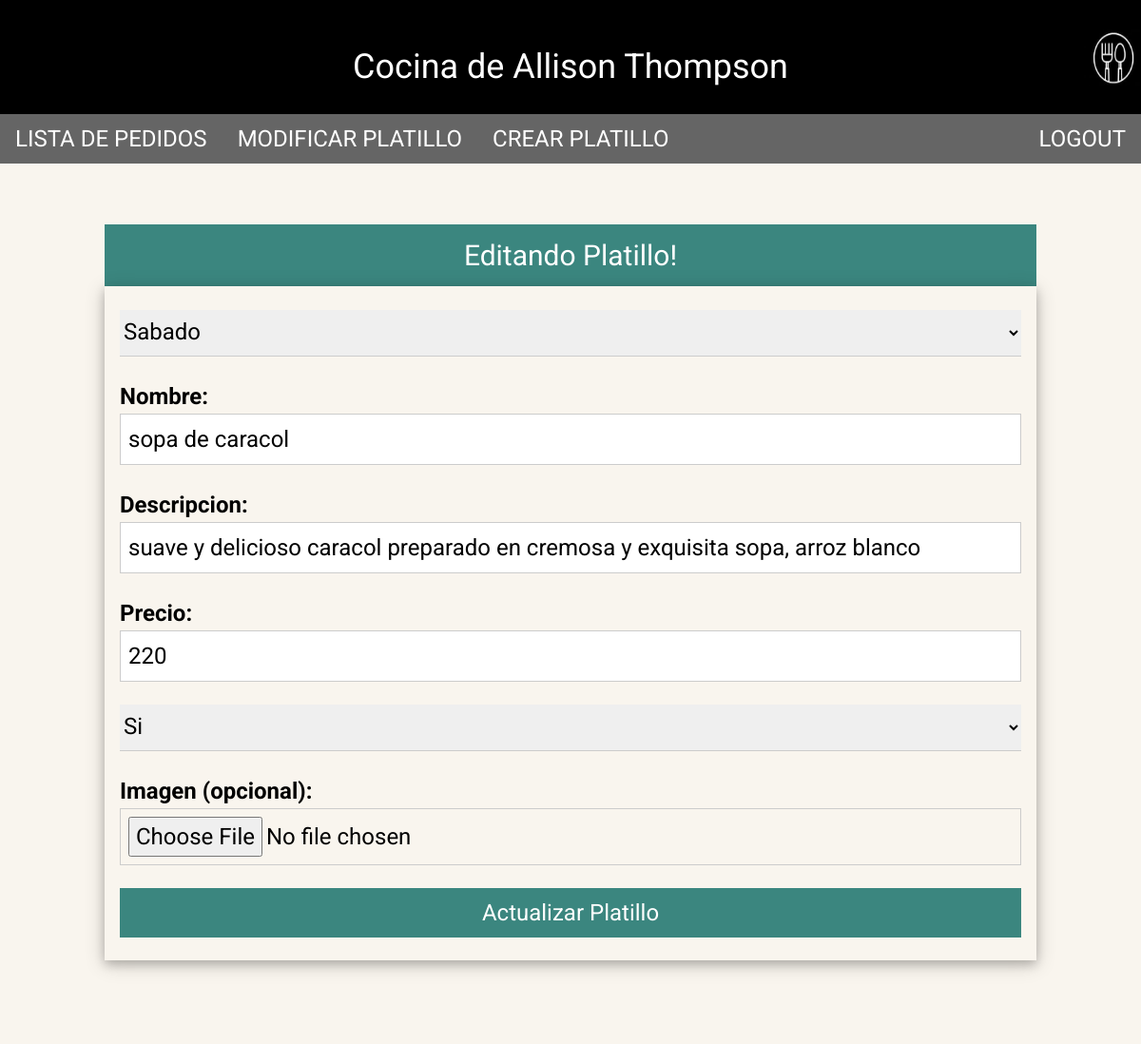
Before: /php/edit_platillo_form.php?id=18 (signed in) with the older database file.
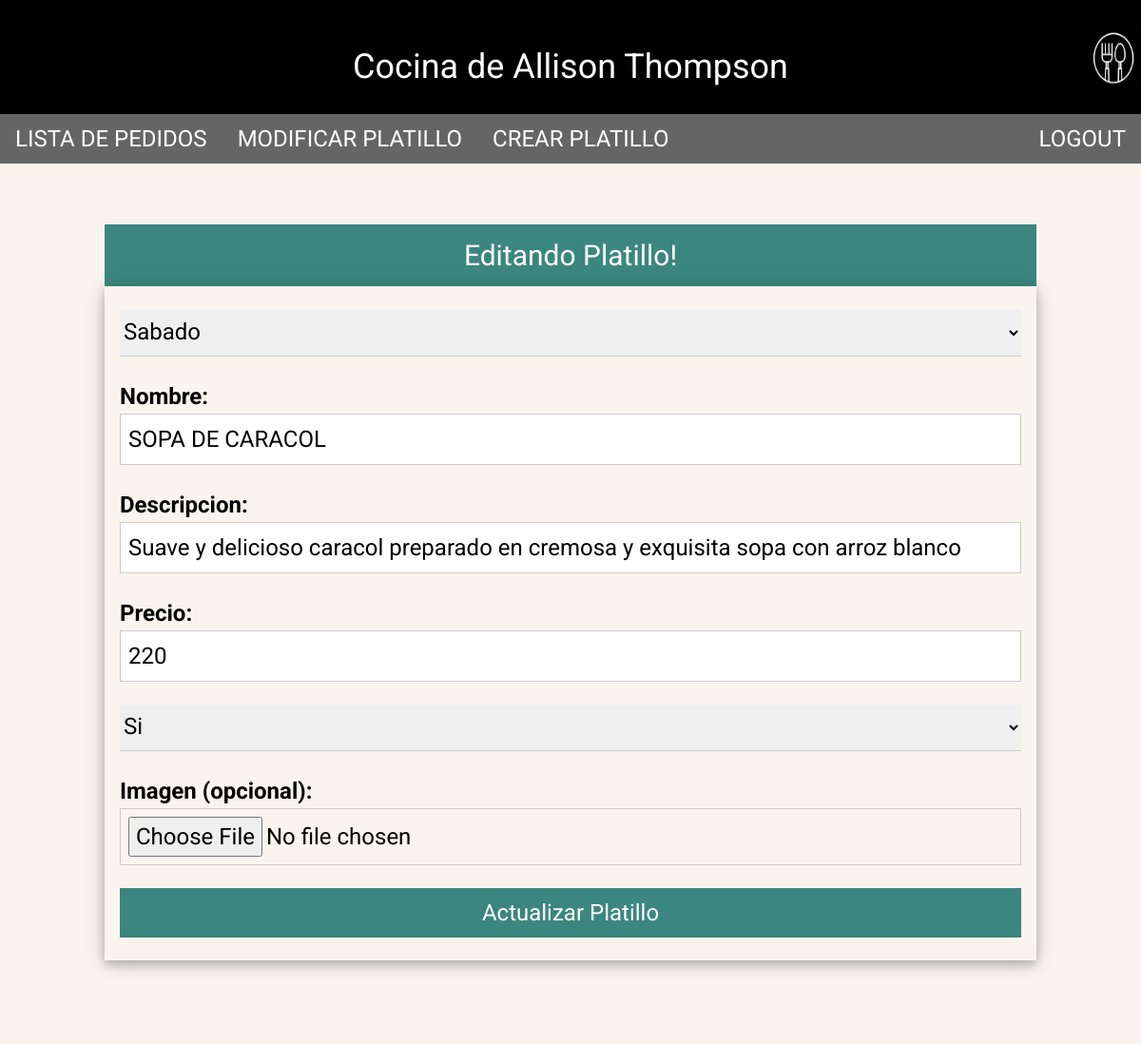
After: the same page with the newer database file.
### tables this page shows
CREATE TABLE `platillos` (
  `id` int(11) NOT NULL,
  `day` tinyint(4) NOT NULL,
  `nombre` varchar(64) NOT NULL,
  `descripcion` text NOT NULL,
  `precio` float NOT NULL,
  `imagen_path` varchar(64) NOT NULL,
  `visible` tinyint(4) NOT NULL
);

### php/ConsultaBD.php (called while the page is built, shortened)
<?php
	function consultaBD($consulta) {
		$conexion  = mysqli_connect(cServidor,cUsuario,cClave,cBd);
		$resultado = mysqli_query($conexion,$consulta);
		if($resultado)
			return $resultado;
		else
			return FALSE;
	}
	?>

### php/edit_platillo_form.php (the view, shortened to what this page needs)
<?php
    include('ConsultaBD.php');
    $id = $_GET['id'];
?>
<html lang="es">
<head>
    <link rel="stylesheet" href="../styles/style.css">
    <link rel="stylesheet" href="../styles/general.css">
</head>
<body>
    <header class="w3-display-container w3-black w3-teal w3-responsive" style="height: 120px;">
            <h1 class="w3-display-middle">Cocina de Allison Thompson</h1>
            <img class="w3-display-right" src="img/logo.png" alt="logo" width="60" height="60">
    </header>
    <nav class="w3-bar w3-xlarge w3-black w3-opacity w3-hover-opacity-off w3-top" id="myNavbar">
        <a href="lista_pedidos.php" class="w3-bar-item w3-button w3-mobile">LISTA DE PEDIDOS</a>
        <a href="modificar_platillos.php" class="w3-bar-item w3-button w3-mobile">MODIFICAR PLATILLO</a>
        <a href="crear_platillo.php" class="w3-bar-item w3-button w3-mobile">CREAR PLATILLO</a>
        <a href="logout.php" class="w3-bar-item w3-button w3-mobile w3-right">LOGOUT</a>
    </nav>
    <main>
        <div class="w3-container w3-padding-64 w3-sand w3-grayscale-min w3-xlarge">
        <div class="w3-content">
            <div class="w3-container w3-teal w3-center" >
                <h2>Editando Platillo!</h2>
            </div>
            <form name="crearPlatillo" id="crearPlatillo" class="w3-container w3-card-4" enctype="multipart/form-data" action=<?php echo "\"edit_platillo.php?id=$id;\"" ?> class="form-container" method="post" autocomplete="off">
                <?php
                    $data = mysqli_fetch_array(consultaBD("SELECT * FROM platillos WHERE id = '$id'"));
                    $dia = $data['day'];
                    $nombre = $data['nombre'];
                    $descripcion = $data['descripcion'];
                    $precio = $data['precio'];
                    $visible = $data['visible'];
                ?>
                <p>
                    <select class="w3-select" name="dia" required>
                        <option value="6" <?php if($dia == 6) { echo "selected";} ?>>Sabado</option>
                    </select>
                </p>
                <p>
                    <label for="nombre"> <strong>Nombre:</strong> </label>
                    <input class="w3-input w3-border" type="text" id="nombre" value ='<?php echo $nombre ?>' required name="nombre" >
                </p>
                <p>
                    <label for="descripcion"> <strong>Descripcion:</strong> </label>
                    <input class="w3-input w3-border" type="text" id="descripcion" value ='<?php echo $descripcion ?>' required name="descripcion">
                </p>
                <p>
                    <label for="precio"> <strong>Precio:</strong> </label>
                    <input class="w3-input w3-border" type="number" id="precio" value = '<?php echo     $precio ?>' required name="precio">
                </p>
                <p>
                    <select class="w3-select" name="visible" required>
                        <option value="1"<?php if($visible == 1) { echo "selected";} ?>>Si</option>
                    </select>
                </p>
                <p>
                    <label for="imagen"> <strong>Imagen (opcional):</strong> </label>
                    <input class="w3-input w3-border" type="file" id="imagen" name="imagen">
                </p>
                <p>
                    <button type="submit" class="w3-btn w3-padding w3-teal w3-block">Actualizar Platillo</button>
                </p>
            </form>
        </div>
        </div>
    </main>
</body>
</html>

Changed rows visible on the page:
changed platillos "Sabado": nombre "sopa de caracol" → "SOPA DE CARACOL"; descripcion "suave y delicioso caracol preparado en cremosa y exquisita sopa, arroz blanco" → "Suave y delicioso caracol preparado en cremosa y exquisita sopa con arroz blanco"
